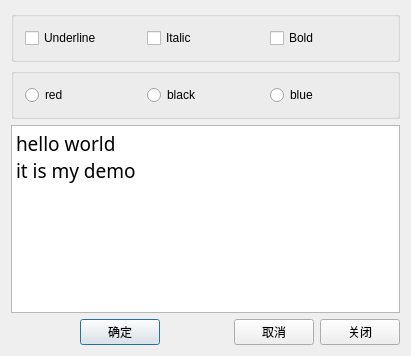
<?xml version="1.0" encoding="UTF-8"?>
<ui version="4.0">
 <class>Dialog</class>
 <widget class="QDialog" name="Dialog">
  <property name="geometry">
   <rect>
    <x>0</x>
    <y>0</y>
    <width>411</width>
    <height>356</height>
   </rect>
  </property>
  <property name="windowTitle">
   <string>Dialog</string>
  </property>
  <layout class="QVBoxLayout" name="verticalLayout_2">
   <item>
    <layout class="QVBoxLayout" name="verticalLayout">
     <item>
      <widget class="QGroupBox" name="groupBox">
       <property name="title">
        <string/>
       </property>
       <layout class="QHBoxLayout" name="horizontalLayout_4">
        <item>
         <layout class="QHBoxLayout" name="horizontalLayout_3">
          <item>
           <widget class="QCheckBox" name="checkBoxUnderline">
            <property name="text">
             <string>Underline</string>
            </property>
           </widget>
          </item>
          <item>
           <widget class="QCheckBox" name="checkBoxItalic">
            <property name="text">
             <string>Italic</string>
            </property>
           </widget>
          </item>
          <item>
           <widget class="QCheckBox" name="checkBoxBold">
            <property name="text">
             <string>Bold</string>
            </property>
           </widget>
          </item>
         </layout>
        </item>
       </layout>
      </widget>
     </item>
     <item>
      <widget class="QGroupBox" name="groupBox_2">
       <property name="title">
        <string/>
       </property>
       <layout class="QHBoxLayout" name="horizontalLayout_2">
        <item>
         <layout class="QHBoxLayout" name="horizontalLayout">
          <item>
           <widget class="QRadioButton" name="rBtnRed">
            <property name="text">
             <string>red</string>
            </property>
           </widget>
          </item>
          <item>
           <widget class="QRadioButton" name="rBtnBlack">
            <property name="text">
             <string>black</string>
            </property>
           </widget>
          </item>
          <item>
           <widget class="QRadioButton" name="rBtnBlue">
            <property name="text">
             <string>blue</string>
            </property>
           </widget>
          </item>
         </layout>
        </item>
       </layout>
      </widget>
     </item>
     <item>
      <widget class="QPlainTextEdit" name="plainTextEdit">
       <property name="font">
        <font>
         <family>Impact</family>
         <pointsize>14</pointsize>
        </font>
       </property>
       <property name="plainText">
        <string>hello world
it is my demo</string>
       </property>
      </widget>
     </item>
     <item>
      <layout class="QHBoxLayout" name="horizontalLayout_5">
       <item>
        <spacer name="horizontalSpacer">
         <property name="orientation">
          <enum>Qt::Horizontal</enum>
         </property>
         <property name="sizeHint" stdset="0">
          <size>
           <width>40</width>
           <height>20</height>
          </size>
         </property>
        </spacer>
       </item>
       <item>
        <widget class="QPushButton" name="pBtnOk">
         <property name="text">
          <string>确定</string>
         </property>
        </widget>
       </item>
       <item>
        <spacer name="horizontalSpacer_2">
         <property name="orientation">
          <enum>Qt::Horizontal</enum>
         </property>
         <property name="sizeHint" stdset="0">
          <size>
           <width>40</width>
           <height>20</height>
          </size>
         </property>
        </spacer>
       </item>
       <item>
        <widget class="QPushButton" name="pBtnCancle">
         <property name="text">
          <string>取消</string>
         </property>
        </widget>
       </item>
       <item>
        <widget class="QPushButton" name="pBtnClose">
         <property name="text">
          <string>关闭</string>
         </property>
        </widget>
       </item>
      </layout>
     </item>
    </layout>
   </item>
  </layout>
  <zorder>groupBox</zorder>
  <zorder>groupBox_2</zorder>
  <zorder>rBtnRed</zorder>
  <zorder>rBtnBlack</zorder>
  <zorder>rBtnBlue</zorder>
  <zorder>rBtnBlack</zorder>
  <zorder>plainTextEdit</zorder>
  <zorder>pBtnOk</zorder>
  <zorder>pBtnCancle</zorder>
  <zorder>pBtnClose</zorder>
  <zorder>horizontalSpacer</zorder>
  <zorder>horizontalSpacer_2</zorder>
 </widget>
 <layoutdefault spacing="6" margin="11"/>
 <resources/>
 <connections>
  <connection>
   <sender>pBtnOk</sender>
   <signal>clicked()</signal>
   <receiver>Dialog</receiver>
   <slot>close()</slot>
   <hints>
    <hint type="sourcelabel">
     <x>105</x>
     <y>328</y>
    </hint>
    <hint type="destinationlabel">
     <x>205</x>
     <y>177</y>
    </hint>
   </hints>
  </connection>
  <connection>
   <sender>pBtnClose</sender>
   <signal>clicked()</signal>
   <receiver>Dialog</receiver>
   <slot>close()</slot>
   <hints>
    <hint type="sourcelabel">
     <x>351</x>
     <y>328</y>
    </hint>
    <hint type="destinationlabel">
     <x>205</x>
     <y>177</y>
    </hint>
   </hints>
  </connection>
  <connection>
   <sender>pBtnCancle</sender>
   <signal>clicked()</signal>
   <receiver>Dialog</receiver>
   <slot>close()</slot>
   <hints>
    <hint type="sourcelabel">
     <x>251</x>
     <y>328</y>
    </hint>
    <hint type="destinationlabel">
     <x>205</x>
     <y>177</y>
    </hint>
   </hints>
  </connection>
 </connections>
</ui>
